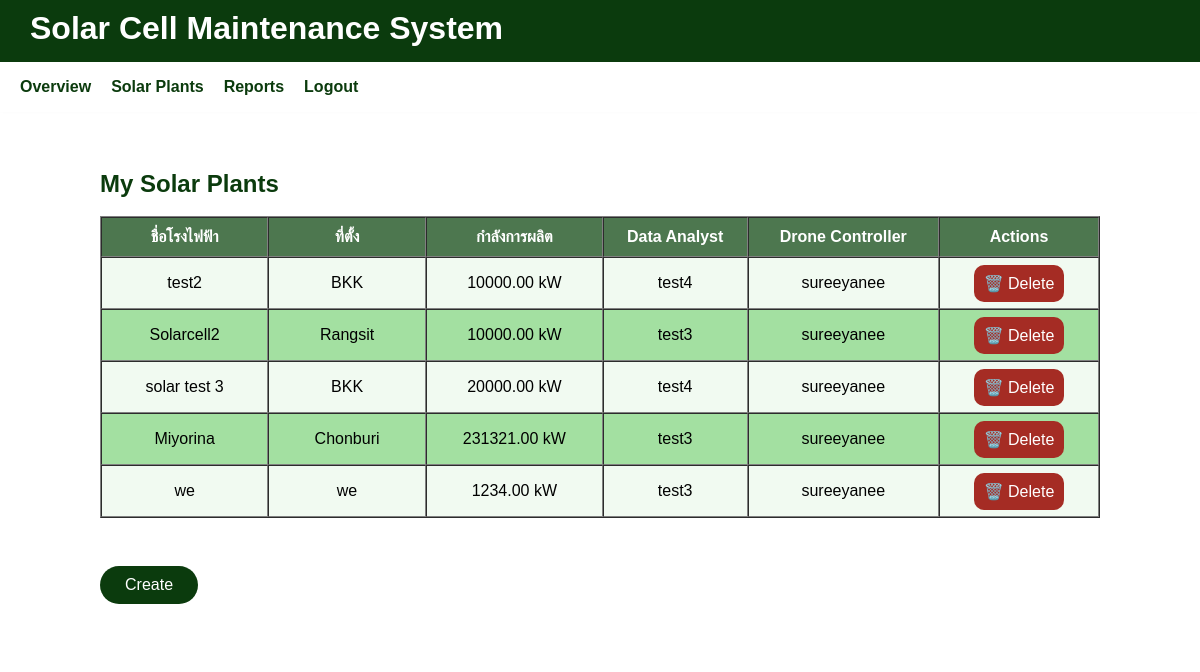
The page /plant/my-plants/ (signed in) on the database as committed earlier.
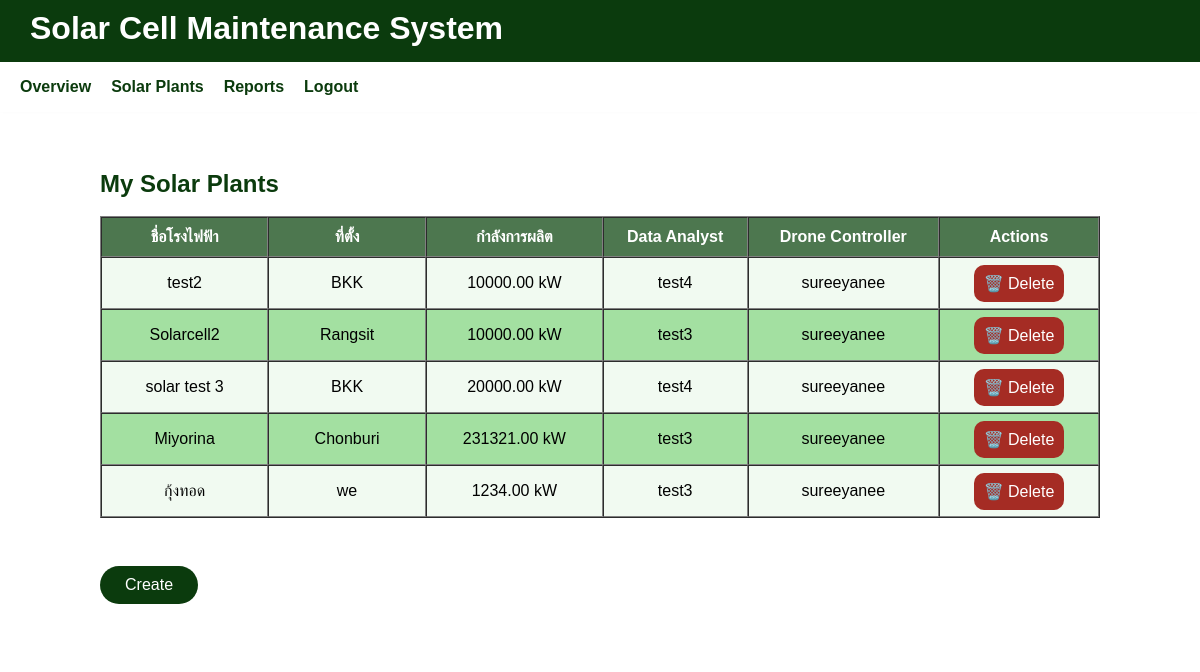
The same page on the database as committed later.
### plant/models.py (models this page shows, shortened)
class SolarPlant(models.Model):
    name = models.CharField(max_length=255, verbose_name="ชื่อโรงไฟฟ้า")
    location = models.CharField(max_length=255, verbose_name="ที่ตั้งโรงไฟฟ้า")
    latitude = models.FloatField(verbose_name="ละติจูด", null=True, blank=True)
    longitude = models.FloatField(verbose_name="ลองจิจูด", null=True, blank=True)
    owner = models.ForeignKey(
        settings.AUTH_USER_MODEL,
        on_delete=models.CASCADE,
        related_name='plants',
        verbose_name="เจ้าของโรง"
    )
    installed_capacity_kw = models.DecimalField(
        max_digits=10, decimal_places=2,
        null=True, blank=True,
        verbose_name="กำลังการผลิต (kW)"
    )
    description = models.TextField(blank=True, verbose_name="รายละเอียดเพิ่มเติม")
    created_at = models.DateTimeField(auto_now_add=True)
    data_analyst = models.ForeignKey(
        settings.AUTH_USER_MODEL,
        on_delete=models.SET_NULL,
        null=True, blank=True,
        limit_choices_to={'role': 'data_analyst'},
        related_name='assigned_analyst_plants',
        verbose_name="นักวิเคราะห์ข้อมูล"
    )
    drone_controller = models.ForeignKey(
        settings.AUTH_USER_MODEL,
        on_delete=models.SET_NULL,
        null=True, blank=True,
        limit_choices_to={'role': 'drone_controller'},
        related_name='assigned_drone_plants',
        verbose_name="ผู้ควบคุมโดรน"
    )

### accounts/models.py (models this page shows, shortened)
class CustomUser(AbstractUser):
    ROLE_CHOICES = [
        ("site_admin", "Site Admin"),     # ผู้ดูแลเว็บไซต์
        ("plant_owner", "Plant Owner"),
        ("data_analyst", "Data Analyst"),
        ("drone_controller", "Drone Controller"),
    ]
    role = models.CharField(max_length=20, choices=ROLE_CHOICES, default="plant_owner")

### plant/views.py (the view)
# urls.py: path('my-plants/', views.plant_list_view, name='plant_list'),
@login_required
def plant_list_view(request):
    plants = SolarPlant.objects.filter(owner=request.user)
    return render(request, 'dashboard/plant_list.html', {'plants': plants})

### templates/dashboard/plant_list.html (shortened to what this page needs)
{% extends 'dash.html' %}
{% load static %}
{% block class_name %}upload-form-container{% endblock %}
{% block content %}
<h2 class="upload-title">My Solar Plants</h2>
<br>
{% if plants %}
  <table border="1" cellpadding="10" cellspacing="0" style="width:100%; background:white; color:black;">
    <thead style="background:#0b3b0d; color:white;">
      <tr>
        <th>ชื่อโรงไฟฟ้า</th>
        <th>ที่ตั้ง</th>
        <th>กำลังการผลิต</th>
        <th>Data Analyst</th>
        <th>Drone Controller</th>
        <th>Actions</th>
      </tr>
    </thead>
    <tbody>
      {% for plant in plants %}
        <tr class = "plant-wide">
          <td class="clickable"><a href="{% url 'plant_detail_solar' plant.pk %}">{{ plant.name }}</a></td>
          <td>{{ plant.location }}</td>
          <td>{{ plant.installed_capacity_kw }} kW</td>
          <td>{{ plant.data_analyst.username }}</td>
          <td>{{ plant.drone_controller.username }}</td>
          <td style="text-align: center; vertical-align: middle;">
            <a href="{% url 'delete_plant' plant.pk %}" class="btn-red">🗑️ Delete</a>
          </td>
        </tr>
      {% endfor %}
    </tbody>
  </table>
<br>
<div class="button-group">
  <a href="{% url 'create_plant' %}" class="btn-green">Create</a>
</div>
{% else %}
  <p>คุณยังไม่มีโรงไฟฟ้า</p>
{% endif %}
{% endblock %}

Rows that differ between the two databases and show on the page:
changed SolarPlant "we": name "we" → "กุ้งทอด"
